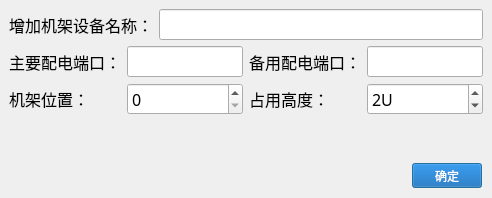
<?xml version="1.0" encoding="UTF-8"?>
<ui version="4.0">
 <class>Cab_AddDeviceDlg</class>
 <widget class="QDialog" name="Cab_AddDeviceDlg">
  <property name="geometry">
   <rect>
    <x>0</x>
    <y>0</y>
    <width>492</width>
    <height>198</height>
   </rect>
  </property>
  <property name="windowTitle">
   <string>确认信息</string>
  </property>
  <layout class="QVBoxLayout" name="verticalLayout_2">
   <property name="leftMargin">
    <number>0</number>
   </property>
   <property name="topMargin">
    <number>0</number>
   </property>
   <property name="rightMargin">
    <number>0</number>
   </property>
   <property name="bottomMargin">
    <number>0</number>
   </property>
   <item>
    <widget class="QWidget" name="widget_white" native="true">
     <property name="font">
      <font>
       <family>微软雅黑</family>
       <pointsize>12</pointsize>
      </font>
     </property>
     <layout class="QVBoxLayout" name="verticalLayout">
      <item>
       <layout class="QHBoxLayout" name="horizontalLayout_2">
        <item>
         <widget class="QLabel" name="label_name">
          <property name="text">
           <string>增加机架设备名称：</string>
          </property>
         </widget>
        </item>
        <item>
         <widget class="QLineEdit" name="lineEdit_name"/>
        </item>
       </layout>
      </item>
      <item>
       <layout class="QGridLayout" name="gridLayout">
        <item row="0" column="0">
         <widget class="QLabel" name="label_2">
          <property name="text">
           <string>主要配电端口：</string>
          </property>
         </widget>
        </item>
        <item row="0" column="2">
         <widget class="QLabel" name="label_5">
          <property name="text">
           <string>备用配电端口：</string>
          </property>
         </widget>
        </item>
        <item row="1" column="0">
         <widget class="QLabel" name="label_3">
          <property name="text">
           <string>机架位置：</string>
          </property>
         </widget>
        </item>
        <item row="1" column="1">
         <widget class="QSpinBox" name="spinBox_pos">
          <property name="maximum">
           <number>9999</number>
          </property>
         </widget>
        </item>
        <item row="1" column="2">
         <widget class="QLabel" name="label_6">
          <property name="text">
           <string>占用高度：</string>
          </property>
         </widget>
        </item>
        <item row="1" column="3">
         <widget class="QSpinBox" name="spinBox_height">
          <property name="suffix">
           <string>U</string>
          </property>
          <property name="prefix">
           <string/>
          </property>
          <property name="minimum">
           <number>1</number>
          </property>
          <property name="maximum">
           <number>9999</number>
          </property>
          <property name="value">
           <number>2</number>
          </property>
         </widget>
        </item>
        <item row="0" column="1">
         <widget class="QLineEdit" name="lineEdit_port"/>
        </item>
        <item row="0" column="3">
         <widget class="QLineEdit" name="lineEdit_port2"/>
        </item>
       </layout>
      </item>
      <item>
       <spacer name="verticalSpacer">
        <property name="orientation">
         <enum>Qt::Vertical</enum>
        </property>
        <property name="sizeHint" stdset="0">
         <size>
          <width>20</width>
          <height>40</height>
         </size>
        </property>
       </spacer>
      </item>
     </layout>
    </widget>
   </item>
   <item>
    <layout class="QHBoxLayout" name="horizontalLayout_4">
     <property name="leftMargin">
      <number>10</number>
     </property>
     <property name="topMargin">
      <number>10</number>
     </property>
     <property name="rightMargin">
      <number>10</number>
     </property>
     <property name="bottomMargin">
      <number>10</number>
     </property>
     <item>
      <spacer name="horizontalSpacer">
       <property name="orientation">
        <enum>Qt::Horizontal</enum>
       </property>
       <property name="sizeHint" stdset="0">
        <size>
         <width>40</width>
         <height>20</height>
        </size>
       </property>
      </spacer>
     </item>
     <item>
      <widget class="QPushButton" name="okBtn">
       <property name="minimumSize">
        <size>
         <width>70</width>
         <height>25</height>
        </size>
       </property>
       <property name="maximumSize">
        <size>
         <width>70</width>
         <height>16777215</height>
        </size>
       </property>
       <property name="styleSheet">
        <string notr="true">background-color: rgb(0,90,173);
color: rgb(255, 255, 255);</string>
       </property>
       <property name="text">
        <string>确定</string>
       </property>
      </widget>
     </item>
    </layout>
   </item>
  </layout>
 </widget>
 <resources/>
 <connections/>
</ui>
